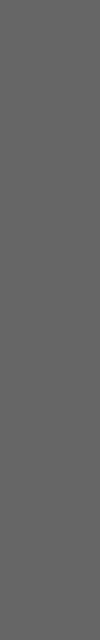
Frame 1 (no input)
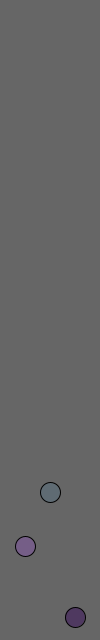
Frame 60 (the mouse pressed at the canvas centre just before this capture)
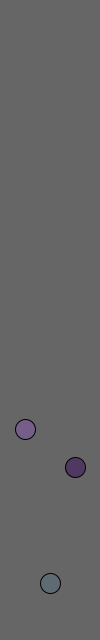
Frame 120 (the mouse held since frame 60 and released just before this capture)

The Processing sketch that drew these frames (run headless with seeded random() and noise(); from frame 60 on, the mouse is pressed at the canvas centre):

// Processing sketch: processing_35247
// ── processing_35247.pde

/*
  Three free-falling balls
  by Ergun Coruh
  1 September 2011
*/

int fps = 40;           // frame rate
float motionRate = 0.2; // motion-rate

Ball b1 = null;
Ball b2 = null;
Ball b3 = null;

void setup()
{
  size(100,640);
  //noStroke();
  frameRate(fps);
  smooth();

  b1 = new Ball(width/4,20);
  b2 = new Ball(width/2,20);
  b3 = new Ball(width*3/4,20);
}


class Ball
{
  float diameter;
  float xpos;
  float ypos;
  float ypeak;
  int direction;
  float time;
  boolean stopped;
  float r,g,b,a;
  float delay;
  
  Ball (
    float x0,
    float diam
    )
    {
      xpos = x0;
      diameter = diam;
      direction = 1;
      time = 0;
      ypeak = diameter/2;
      ypos = ypeak;
      stopped = false;
      r = random(255);
      g = random(255);
      b = random(255);
      a = random(255);
      delay = random(20);
    }
    
    public boolean isStopped()
    {
      return stopped;
    }
    
    void draw()
    {
      if (delay > 0)
      {
        delay--;
        return; 
      } 
      
      fill(r,g,b,a);  
      ellipse (xpos, ypos, diameter, diameter);    

      if (stopped)
        return;

      time = time + direction * motionRate;
     
      // Free-fall equation (y(t) is height at t). 
      // y(t) = -0.5 * g * t**2 + y(0) + v0 * t where v0 = 0
      ypos =  0.5 * 9.81 * time * time + ypeak;
    
      // If peak is reached flip direction   
      if (ypos <= ypeak)
      {
        direction = 1;
      }
    
      float ground = height-diameter/2;
    
      // if ground is reached flip direction
      if (ypos > ground)
      {
        ypos = ground;
        direction = -1;
      }  
      
      if (ypeak < ground)
      {
        // calc new peak proportional to remaining height
        ypeak += (ground-ypeak) * 0.01 + 0.05;
      }
      else
      {
        // stop animation
        stopped = true;
      }
    }
}

void draw()
{
  background(102);
  b1.draw();
  b2.draw();
  b3.draw();
}
